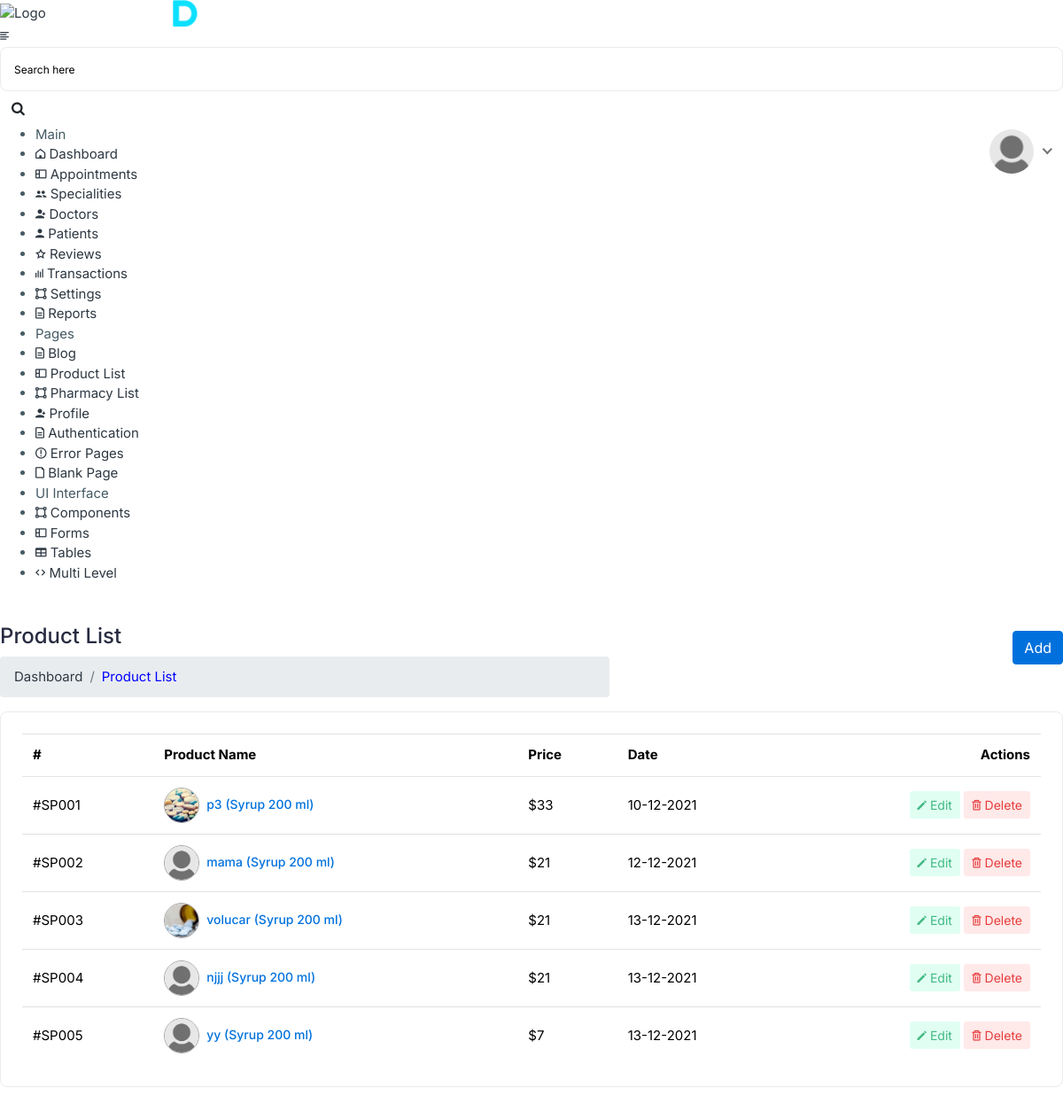
/product-list/ (signed in), run on an earlier commit of the app's database.
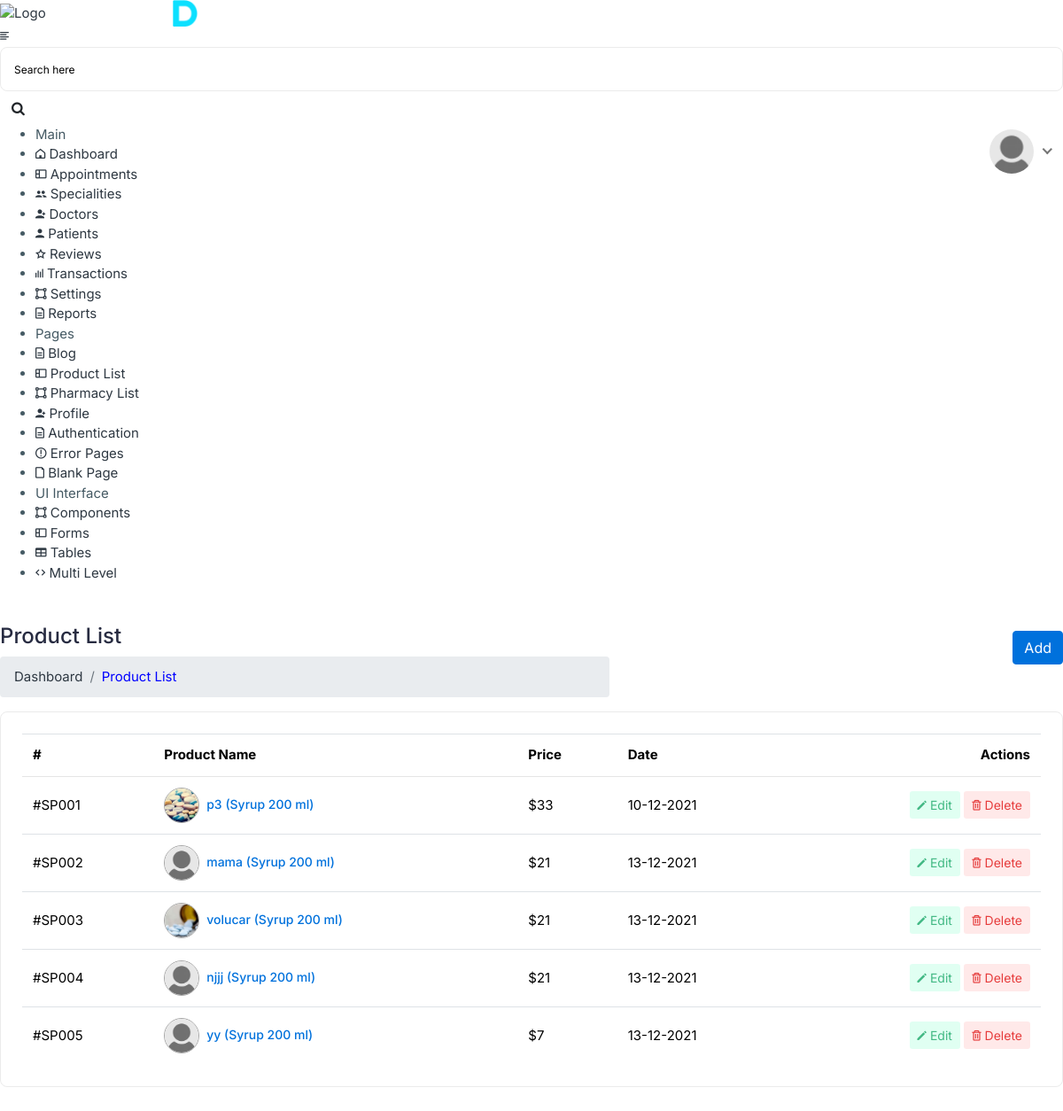
And on a later commit of the database.
### pharmacy/models.py (models this page shows, shortened)
class pha_product(models.Model):
        doc = models.ForeignKey(pharmacy, on_delete=models.CASCADE, related_name="pha_product")
        img = models.ImageField()
        name = models.CharField(max_length=200)
        about = models.TextField(max_length=1000)
        manufacture_company_name= models.CharField(max_length=500)
        price=models.IntegerField()
        desc = models.TextField(max_length=1000)
        dire_for_use=models.TextField(max_length=500)
        storage = models.TextField(max_length=500)
        admin_instruction = models.TextField(max_length=500)
        warning = models.TextField(max_length=500)
        precaution = models.TextField(max_length=500)
        categorie=models.CharField(max_length=100)
        quntity=models.IntegerField(default=0)
        expiry_date=models.DateField()
        created_date=models.DateTimeField(auto_now=True)
        discount=models.IntegerField(default=0)
        genatic_name=models.CharField(max_length=20)

### Admin_hospital/views.py (the view, shortened to what this page needs)
# urls.py: path('product-list/', views.productlist, name='productlist'),
def productlist(request):
    if request.user.is_authenticated:
        prodct=pha_product.objects.all()
        phrmcy=pharmacy.objects.all()
    else:
        return redirect('error404')
    return render(request, 'Admin_hospital/product-list.html',{"prod":prodct,'pharma':phrmcy})

### Admin_hospital/templates/Admin_hospital/product-list.html (shortened to what this page needs)
{% extends 'adminbasic.html' %}
{% load static %}
{% block body %}
<div class="page-wrapper">
    <div class="content container-fluid">
        <div class="page-header">
            <div class="row">
                <div class="col-sm-7 col-auto">
                    <h3 class="page-title">Product List</h3>
                    <ul class="breadcrumb">
                        <li class="breadcrumb-item"><a href="{% url 'adminhome' %}">Dashboard</a></li>
                        <li class="breadcrumb-item active" style="color:blue">Product List</li>
                    </ul>
                </div>
                <div class="col-sm-5 col">
                    <a class="btn btn-primary float-right mt-2" data-toggle="modal"
                       href="#Add_Specialities_details">Add</a>
                </div>
            </div>
        </div>
        <div class="row">
            <div class="col-sm-12">
                <div class="card">
                    <div class="card-body">
                        <div class="table-responsive">
                            <table class="datatable table table-hover table-center mb-0">
                                <thead>
                                <tr>
                                    <th>#</th>
                                    <th>Product Name</th>
                                    <th>Price</th>
                                    <th>Date</th>
                                    <th class="text-right">Actions</th>
                                </tr>
                                </thead>
                                <tbody>
                                {% for p in prod %}
                                <tr>
                                    <td>#SP00{{forloop.counter}}</td>
                                    <td>
                                        <h2 class="table-avatar">
                                            <a class="avatar avatar-sm mr-2" data-toggle="modal"
                                        onclick="$('#prodid').val('{{p.id}}');"  href="#edit_specialities_details">
       {% if p.img|length is not 0 %}
       <img alt="Fred Ortego" class="avatar-img rounded-circle" src="/media/{{p.img}}" width="31"/>
            {% else %}
             <img alt="Fred Ortego" class="avatar-img rounded-circle" width="31" src="/media/default.jpg"/>
          {% endif %}
                                            </a>
                                            <a data-toggle="modal"  onclick="$('#prodid').val('{{p.id}}');"  href="#edit_specialities_details">
												{{p.name}} (Syrup 200 ml)</a>
                                        </h2>
                                    </td>
                                    <td>${{p.price}}</td>
                                    <td>{{p.created_date|date:'d-m-Y'}}</td>
                                    <td class="text-right">
                                        <div class="actions">
                                            <a class="btn btn-sm bg-success-light" data-toggle="modal"
                                             onclick="$('#prodid').val('{{p.id}}');"  href="#edit_specialities_details">
                                                <i class="fe fe-pencil"></i> Edit
                                            </a>
                                            <a class="btn btn-sm bg-danger-light" data-toggle="modal"
                                         onclick="$('#pid').val('{{p.id}}');"  href="#delete_modal">
                                                <i class="fe fe-trash"></i> Delete
                                            </a>
                                        </div>
                                    </td>
                                </tr>
                                {% endfor %}
                                </tbody>
                            </table>
                        </div>
                    </div>
                </div>
            </div>
        </div>
    </div>
</div>
{% endblock body %}

What changed in the data, as far as the page shows it:
changed pha_product "mama": created_date "12-12-2021" → "13-12-2021"
